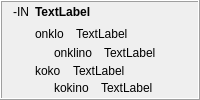
            <widget class="QFrame" name="frame_24">
             <property name="frameShape">
              <enum>QFrame::Box</enum>
             </property>
             <property name="frameShadow">
              <enum>QFrame::Raised</enum>
             </property>
             <layout class="QHBoxLayout" name="horizontalLayout_47">
              <property name="topMargin">
               <number>3</number>
              </property>
              <property name="bottomMargin">
               <number>3</number>
              </property>
              <item>
               <widget class="QLabel" name="label_298">
                <property name="text">
                 <string>-IN</string>
                </property>
                <property name="alignment">
                 <set>Qt::AlignHCenter|Qt::AlignTop</set>
                </property>
                <property name="tipo" stdset="0">
                 <string>afikso</string>
                </property>
               </widget>
              </item>
              <item>
               <layout class="QVBoxLayout" name="verticalLayout_364">
                <item>
                 <widget class="QLabel" name="Lec09_Label679">
                  <property name="sizePolicy">
                   <sizepolicy hsizetype="Preferred" vsizetype="Maximum">
                    <horstretch>0</horstretch>
                    <verstretch>0</verstretch>
                   </sizepolicy>
                  </property>
                  <property name="styleSheet">
                   <string notr="true">font-weight: bold;</string>
                  </property>
                  <property name="text">
                   <string>TextLabel</string>
                  </property>
                  <property name="wordWrap">
                   <bool>true</bool>
                  </property>
                 </widget>
                </item>
                <item>
                 <layout class="QVBoxLayout" name="verticalLayout_40">
                  <item>
                   <layout class="QVBoxLayout" name="verticalLayout_365">
                    <property name="spacing">
                     <number>3</number>
                    </property>
                    <item>
                     <layout class="QHBoxLayout" name="horizontalLayout_600">
                      <property name="spacing">
                       <number>12</number>
                      </property>
                      <item>
                       <widget class="neklakebla_nova" name="Lec09_Button647">
                        <property name="text">
                         <string>onklo</string>
                        </property>
                       </widget>
                      </item>
                      <item>
                       <widget class="QLabel" name="Lec09_Label680">
                        <property name="sizePolicy">
                         <sizepolicy hsizetype="Expanding" vsizetype="Preferred">
                          <horstretch>0</horstretch>
                          <verstretch>0</verstretch>
                         </sizepolicy>
                        </property>
                        <property name="text">
                         <string>TextLabel</string>
                        </property>
                        <property name="wordWrap">
                         <bool>true</bool>
                        </property>
                       </widget>
                      </item>
                     </layout>
                    </item>
                    <item>
                     <layout class="QHBoxLayout" name="horizontalLayout_601">
                      <property name="spacing">
                       <number>12</number>
                      </property>
                      <item>
                       <widget class="label_sago_reversa" name="label_385">
                        <property name="sizePolicy">
                         <sizepolicy hsizetype="Maximum" vsizetype="Preferred">
                          <horstretch>0</horstretch>
                          <verstretch>0</verstretch>
                         </sizepolicy>
                        </property>
                        <property name="text">
                         <string/>
                        </property>
                        <property name="pixmap">
                         <pixmap resource="ikonoj.qrc">:/ikonoj/sago_revena.png</pixmap>
                        </property>
                       </widget>
                      </item>
                      <item>
                       <widget class="neklakebla_nova" name="Lec09_Button648">
                        <property name="text">
                         <string>onklino</string>
                        </property>
                       </widget>
                      </item>
                      <item>
                       <widget class="QLabel" name="Lec09_Label681">
                        <property name="sizePolicy">
                         <sizepolicy hsizetype="Expanding" vsizetype="Preferred">
                          <horstretch>0</horstretch>
                          <verstretch>0</verstretch>
                         </sizepolicy>
                        </property>
                        <property name="text">
                         <string>TextLabel</string>
                        </property>
                        <property name="wordWrap">
                         <bool>true</bool>
                        </property>
                       </widget>
                      </item>
                     </layout>
                    </item>
                    <item>
                     <layout class="QVBoxLayout" name="verticalLayout_366">
                      <property name="spacing">
                       <number>3</number>
                      </property>
                      <item>
                       <layout class="QHBoxLayout" name="horizontalLayout_602">
                        <property name="spacing">
                         <number>12</number>
                        </property>
                        <item>
                         <widget class="neklakebla_nova" name="Lec09_Button44">
                          <property name="text">
                           <string>koko</string>
                          </property>
                         </widget>
                        </item>
                        <item>
                         <widget class="QLabel" name="Lec09_Label45">
                          <property name="sizePolicy">
                           <sizepolicy hsizetype="Expanding" vsizetype="Preferred">
                            <horstretch>0</horstretch>
                            <verstretch>0</verstretch>
                           </sizepolicy>
                          </property>
                          <property name="text">
                           <string>TextLabel</string>
                          </property>
                          <property name="wordWrap">
                           <bool>true</bool>
                          </property>
                         </widget>
                        </item>
                       </layout>
                      </item>
                      <item>
                       <layout class="QHBoxLayout" name="horizontalLayout_603">
                        <property name="spacing">
                         <number>12</number>
                        </property>
                        <item>
                         <widget class="label_sago_reversa" name="label_386">
                          <property name="sizePolicy">
                           <sizepolicy hsizetype="Maximum" vsizetype="Preferred">
                            <horstretch>0</horstretch>
                            <verstretch>0</verstretch>
                           </sizepolicy>
                          </property>
                          <property name="text">
                           <string/>
                          </property>
                          <property name="pixmap">
                           <pixmap resource="ikonoj.qrc">:/ikonoj/sago_revena.png</pixmap>
                          </property>
                         </widget>
                        </item>
                        <item>
                         <widget class="neklakebla_nova" name="Lec09_Button45">
                          <property name="text">
                           <string>kokino</string>
                          </property>
                         </widget>
                        </item>
                        <item>
                         <widget class="QLabel" name="Lec09_Label46">
                          <property name="sizePolicy">
                           <sizepolicy hsizetype="Expanding" vsizetype="Preferred">
                            <horstretch>0</horstretch>
                            <verstretch>0</verstretch>
                           </sizepolicy>
                          </property>
                          <property name="text">
                           <string>TextLabel</string>
                          </property>
                          <property name="wordWrap">
                           <bool>true</bool>
                          </property>
                         </widget>
                        </item>
                       </layout>
                      </item>
                     </layout>
                    </item>
                   </layout>
                  </item>
                 </layout>
                </item>
               </layout>
              </item>
             </layout>
            </widget>
